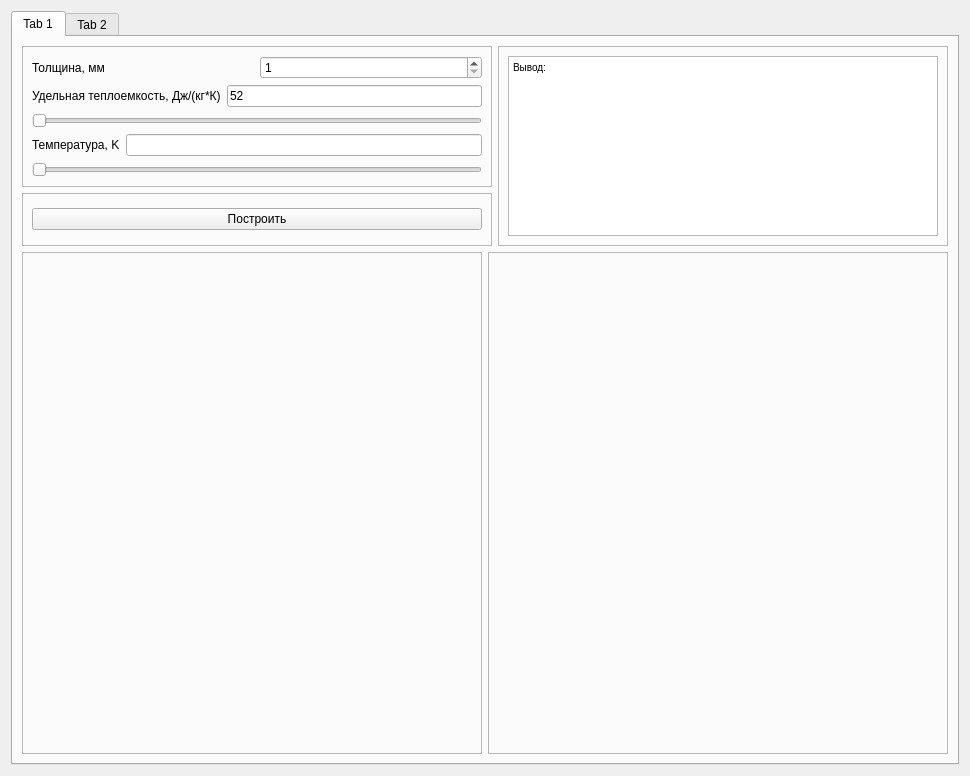
<?xml version="1.0" encoding="UTF-8"?>
<ui version="4.0">
 <class>Form</class>
 <widget class="QWidget" name="Form">
  <property name="geometry">
   <rect>
    <x>0</x>
    <y>0</y>
    <width>970</width>
    <height>776</height>
   </rect>
  </property>
  <property name="windowTitle">
   <string>Form</string>
  </property>
  <layout class="QVBoxLayout" name="verticalLayout_6">
   <item>
    <widget class="QTabWidget" name="tabWidget">
     <property name="currentIndex">
      <number>0</number>
     </property>
     <widget class="QWidget" name="tab">
      <attribute name="title">
       <string>Tab 1</string>
      </attribute>
      <layout class="QVBoxLayout" name="verticalLayout">
       <item>
        <layout class="QHBoxLayout" name="horizontalLayout_3">
         <item>
          <layout class="QVBoxLayout" name="verticalLayout_4">
           <item>
            <widget class="QFrame" name="frameInput">
             <property name="frameShape">
              <enum>QFrame::StyledPanel</enum>
             </property>
             <property name="frameShadow">
              <enum>QFrame::Raised</enum>
             </property>
             <layout class="QVBoxLayout" name="verticalLayout_2">
              <item>
               <layout class="QGridLayout" name="gridLayoutThickness">
                <item row="0" column="0">
                 <widget class="QLabel" name="label_2">
                  <property name="text">
                   <string>Толщина, мм</string>
                  </property>
                 </widget>
                </item>
                <item row="0" column="1">
                 <widget class="QSpinBox" name="spinBox">
                  <property name="minimum">
                   <number>1</number>
                  </property>
                  <property name="maximum">
                   <number>4</number>
                  </property>
                 </widget>
                </item>
               </layout>
              </item>
              <item>
               <layout class="QGridLayout" name="gridLayoutSh">
                <item row="1" column="0" colspan="2">
                 <widget class="QSlider" name="horizontalSlider_2">
                  <property name="minimum">
                   <number>0</number>
                  </property>
                  <property name="maximum">
                   <number>100</number>
                  </property>
                  <property name="singleStep">
                   <number>1</number>
                  </property>
                  <property name="value">
                   <number>0</number>
                  </property>
                  <property name="orientation">
                   <enum>Qt::Horizontal</enum>
                  </property>
                 </widget>
                </item>
                <item row="0" column="0">
                 <widget class="QLabel" name="label_4">
                  <property name="text">
                   <string>Удельная теплоемкость, Дж/(кг*К)</string>
                  </property>
                 </widget>
                </item>
                <item row="0" column="1">
                 <widget class="QLineEdit" name="lineEdit_sh">
                  <property name="text">
                   <string>52</string>
                  </property>
                 </widget>
                </item>
               </layout>
              </item>
              <item>
               <layout class="QGridLayout" name="gridLayoutTemp">
                <item row="0" column="0">
                 <widget class="QLabel" name="label">
                  <property name="text">
                   <string>Температура, K</string>
                  </property>
                 </widget>
                </item>
                <item row="1" column="0" colspan="2">
                 <widget class="QSlider" name="horizontalSlider">
                  <property name="minimum">
                   <number>0</number>
                  </property>
                  <property name="maximum">
                   <number>100</number>
                  </property>
                  <property name="singleStep">
                   <number>1</number>
                  </property>
                  <property name="pageStep">
                   <number>10</number>
                  </property>
                  <property name="value">
                   <number>0</number>
                  </property>
                  <property name="orientation">
                   <enum>Qt::Horizontal</enum>
                  </property>
                 </widget>
                </item>
                <item row="0" column="1">
                 <widget class="QLineEdit" name="lineEdit_temp"/>
                </item>
               </layout>
              </item>
             </layout>
            </widget>
           </item>
           <item>
            <widget class="QFrame" name="frameButton">
             <property name="maximumSize">
              <size>
               <width>16777215</width>
               <height>100</height>
              </size>
             </property>
             <property name="frameShape">
              <enum>QFrame::StyledPanel</enum>
             </property>
             <property name="frameShadow">
              <enum>QFrame::Raised</enum>
             </property>
             <layout class="QHBoxLayout" name="horizontalLayout">
              <item>
               <widget class="QPushButton" name="pushButton">
                <property name="text">
                 <string>Построить</string>
                </property>
               </widget>
              </item>
             </layout>
            </widget>
           </item>
          </layout>
         </item>
         <item>
          <widget class="QFrame" name="frameOutput">
           <property name="maximumSize">
            <size>
             <width>450</width>
             <height>200</height>
            </size>
           </property>
           <property name="frameShape">
            <enum>QFrame::StyledPanel</enum>
           </property>
           <property name="frameShadow">
            <enum>QFrame::Raised</enum>
           </property>
           <layout class="QVBoxLayout" name="verticalLayout_3">
            <item>
             <widget class="QTextBrowser" name="textBrowser">
              <property name="minimumSize">
               <size>
                <width>200</width>
                <height>0</height>
               </size>
              </property>
              <property name="html">
               <string>&lt;!DOCTYPE HTML PUBLIC &quot;-//W3C//DTD HTML 4.0//EN&quot; &quot;http://www.w3.org/TR/REC-html40/strict.dtd&quot;&gt;
&lt;html&gt;&lt;head&gt;&lt;meta name=&quot;qrichtext&quot; content=&quot;1&quot; /&gt;&lt;style type=&quot;text/css&quot;&gt;
p, li { white-space: pre-wrap; }
&lt;/style&gt;&lt;/head&gt;&lt;body style=&quot; font-family:'MS Shell Dlg 2'; font-size:7.8pt; font-weight:400; font-style:normal;&quot;&gt;
&lt;p style=&quot; margin-top:0px; margin-bottom:0px; margin-left:0px; margin-right:0px; -qt-block-indent:0; text-indent:0px;&quot;&gt;Вывод:&lt;/p&gt;&lt;/body&gt;&lt;/html&gt;</string>
              </property>
             </widget>
            </item>
           </layout>
          </widget>
         </item>
        </layout>
       </item>
       <item>
        <layout class="QHBoxLayout" name="horizontalLayout_2">
         <item>
          <widget class="QFrame" name="frame_5">
           <property name="minimumSize">
            <size>
             <width>375</width>
             <height>400</height>
            </size>
           </property>
           <property name="frameShape">
            <enum>QFrame::StyledPanel</enum>
           </property>
           <property name="frameShadow">
            <enum>QFrame::Raised</enum>
           </property>
           <layout class="QVBoxLayout" name="verticalLayout_5">
            <item>
             <layout class="QHBoxLayout" name="LayoutStress"/>
            </item>
           </layout>
          </widget>
         </item>
         <item>
          <widget class="QFrame" name="frame_6">
           <property name="minimumSize">
            <size>
             <width>375</width>
             <height>400</height>
            </size>
           </property>
           <property name="frameShape">
            <enum>QFrame::StyledPanel</enum>
           </property>
           <property name="frameShadow">
            <enum>QFrame::Raised</enum>
           </property>
           <layout class="QHBoxLayout" name="horizontalLayout_4">
            <item>
             <layout class="QHBoxLayout" name="LayoutDeform"/>
            </item>
           </layout>
          </widget>
         </item>
        </layout>
       </item>
      </layout>
     </widget>
     <widget class="QWidget" name="tab_2">
      <attribute name="title">
       <string>Tab 2</string>
      </attribute>
     </widget>
    </widget>
   </item>
  </layout>
 </widget>
 <resources/>
 <connections>
  <connection>
   <sender>horizontalSlider_2</sender>
   <signal>valueChanged(int)</signal>
   <receiver>lineEdit_sh</receiver>
   <slot>paste()</slot>
   <hints>
    <hint type="sourcelabel">
     <x>278</x>
     <y>142</y>
    </hint>
    <hint type="destinationlabel">
     <x>283</x>
     <y>116</y>
    </hint>
   </hints>
  </connection>
 </connections>
</ui>
